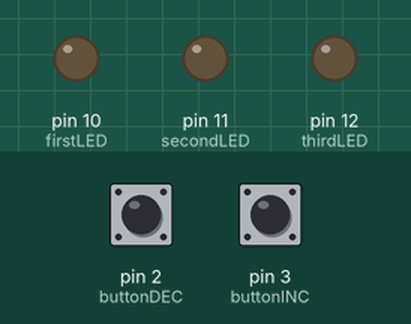
This sketch was run on a simulated Arduino Uno, built with avr-gcc and run on an emulated ATmega328P. Shown: output pins drawn as LEDs (lit = HIGH). The inputs (shaded band) are chosen by the test bench; at power-on: pin 3 (buttonINC) HIGH, pin 2 (buttonDEC) HIGH.

Above: at 1.2 s.
1.3 s: pin 3 (buttonINC) pulled LOW for 0.15 s
At 2.1 s:
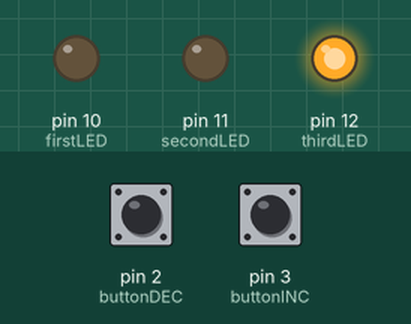
2.9 s: pin 3 (buttonINC) pulled LOW for 1 s
At 4.6 s:
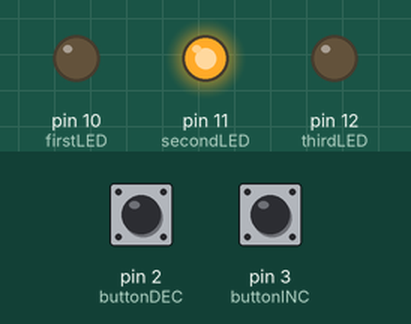
5.4 s: pin 3 (buttonINC) pulled LOW for 0.15 s
At 6.3 s:
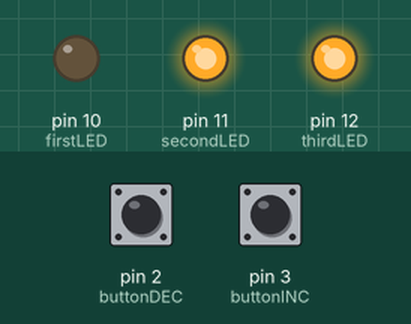
7.0 s: pin 3 (buttonINC) pulled LOW for 3.2 s
At 10.6 s:
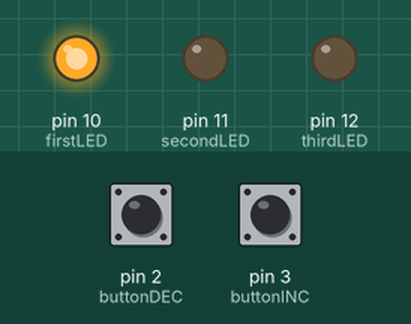
11.7 s: pin 3 (buttonINC) pulled LOW for 0.15 s
At 12.3 s:
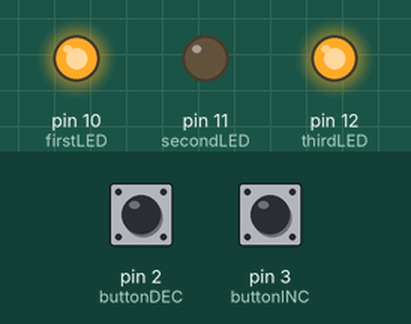
13.3 s: pin 3 (buttonINC) pulled LOW for 1 s
At 14.8 s:
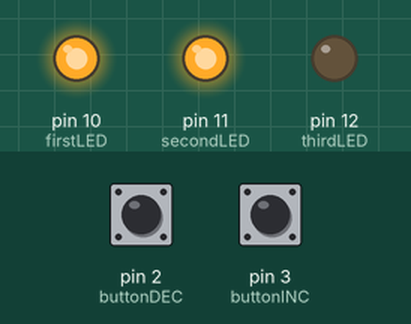
Timing chart, 0 to 16.3 s (numbered marks = the images above; inputs shaded):
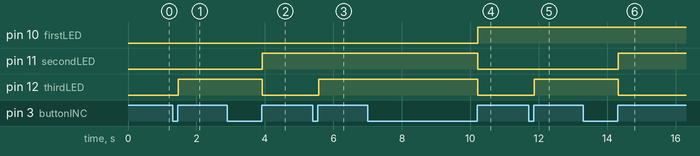

The sketch:

mRahi2Lab2.ino
```cpp
//Minahil Rahimullah, 660853122, mRahi2
//Lab 02 - Input and Output
//Description: Program will display binary values form 0-7 with LEDs, inclues two switch buttons for inc and dec.
//Assumptions: Expected all wires and parts to work, expected the switches to not move around and expected the buttons to stablize after 10 ms.
//Refrences: Lab Slides/links
//TA name: Misra, Anshuman, Online office hours 3:55 pm.

int buttonINC = 3; //increasing button
int buttonDEC = 2; //decreasing button
int firstLED = 10; //first digit
int secondLED = 11; //second digit
int thirdLED = 12; //third digit

int count = 0; //keeps track of the 0-7
int currentButtonStateINC = 0; //when clicked
int stableButtonStateINC = 0; // after 10 ms
int currentButtonStateDEC = 0; // when clicked
int stableButtonStateDEC = 0; // after 10 ms
int buttonStateI = 0; //last button state from before the click
int buttonStateD = 0; //last button state from before the click

void setup() {
  pinMode(buttonINC,INPUT);
  pinMode(buttonDEC, INPUT);
  pinMode(firstLED, OUTPUT);
  pinMode(secondLED, OUTPUT);
  pinMode(thirdLED, OUTPUT);
}

//finds the binary three digit value from the inntegter passed through, and returns it as a string for easy checking
String toBinaryString(int value) {
    String stringB = "";
    for (int i = 2; i >= 0; i--) {
      int bit = (value >> i) & 1;
      stringB += String(bit);
    }
    return stringB;
}

//Sees which LEDS to turn on based on the string passed through
void setLEDs(String binaryStr) {
    digitalWrite(firstLED, binaryStr[0] == '1' ? HIGH : LOW);
    digitalWrite(secondLED, binaryStr[1] == '1' ? HIGH : LOW);
    digitalWrite(thirdLED, binaryStr[2] == '1' ? HIGH : LOW);
}

void loop() {
  currentButtonStateINC = digitalRead(buttonINC); // read the current state of the increment button
  currentButtonStateDEC = digitalRead(buttonDEC); // read the current state of the decrement button

  delay(10); // debounce delay

  stableButtonStateINC = digitalRead(buttonINC); // read the state again for debounce
  stableButtonStateDEC = digitalRead(buttonDEC);

  // Check if the button states are stable (debounced)
  if (currentButtonStateINC == stableButtonStateINC) {
    if (currentButtonStateINC != buttonStateI) {
      if (currentButtonStateINC == HIGH && count < 7) {
        count++;
      }
    }
  }

  buttonStateI = currentButtonStateINC;

  if (currentButtonStateDEC == stableButtonStateDEC) {
    if (currentButtonStateDEC != buttonStateD) {
      if (currentButtonStateDEC == HIGH && count > 0) {
        count--;
      }
    }
  }

  buttonStateD = currentButtonStateDEC;

  //chages the LEDS based on the value of count
  String binaryStr = toBinaryString(count);
  setLEDs(binaryStr);
}
```

Measured:
- after the input at 1.3 s, pin 12 (thirdLED): LOW → HIGH after 0.17 s
- after the input at 2.9 s, pin 11 (secondLED): LOW → HIGH after 1.0 s; pin 12 (thirdLED): HIGH → LOW after 1.0 s
- after the input at 5.4 s, pin 12 (thirdLED): LOW → HIGH after 0.17 s
- after the input at 7.0 s, pin 10 (firstLED): LOW → HIGH after 3.2 s; pin 11 (secondLED), pin 12 (thirdLED): HIGH → LOW after 3.2 s
- after the input at 11.7 s, pin 12 (thirdLED): LOW → HIGH after 0.16 s
- after the input at 13.3 s, pin 11 (secondLED): LOW → HIGH after 1.0 s; pin 12 (thirdLED): HIGH → LOW after 1.0 s
